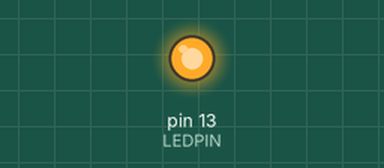
Simulated run of this sketch. Board: Arduino Uno, built with avr-gcc and run on an emulated ATmega328P. Shown: output pins drawn as LEDs (lit = HIGH).

Above: at 0.09 s.
At 6.8 s:
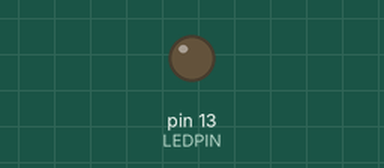
Timing chart, 0 to 15.6 s (numbered marks = the images above):
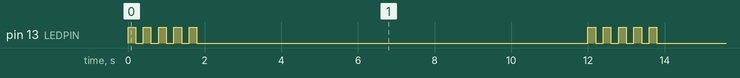

The sketch:

Timer_interrupt_sample.ino
```cpp
/*
 * http://www.engblaze.com/microcontroller-tutorial-avr-and-arduino-timer-interrupts/
 *
 * T = timer period, f = clock frequency
 * T = 1 / f
 * T = 1 / 1 MHz = 1 / 10^6 Hz
 * T = (1 * 10^-6) s

Timer0
Timer0 is an 8-bit timer, meaning its counter register can record a maximum value of 255
(the same as an unsigned 8-bit byte).
Timer0 is used by native Arduino timing functions such as delay() and millis(),
so you Arduino users shouldn’t mess with it unless you’re comfortable with the consequences.

Timer1
Timer1 is a 16-bit timer, with a maximum counter value of 65535 (an unsigned 16-bit integer).
The Arduino Servo library uses this timer, so be aware if you use it in your projects.

No playground Arduino há uma série de libraries de Timer, optei por esta:
http://playground.arduino.cc/Code/Timer1

Timer2
Timer2 is an 8-bit timer that is very similar to Timer0.
It is utilized by the Arduino tone() function


Configuring and running the timer

In order to use these timers, we need to set them up, then make them start running.
To do this, we’ll use built-in registers on the AVR chip that store timer settings.
Each timer has a number of registers that do various things.
Two of these registers hold setup values, and are called TCCRxA and TCCRxB,
where x is the timer number (TCCR1A and TCCR1B, etc.).
TCCR stands for Timer/Counter Control Register.
Each register holds 8 bits, and each bit stores a configuration value.
Here are the details, taken from the ATmega328 datasheet:

TCCR1A - Timer/Counter Control Register A
  Bit           7       6       5       4     3   2     1     0
  (0x80)      COM1A1  COM1A0  COM1B1  COM1B0  -   -   WGM11 WGM10
  Read/Write   R/W     R/W     R/W     R/W    R   R    R/W   R/W
  InitialValue  0       0       0       0     0   0     0     0

TCCR1B - Timer/Counter Control Register B
  Bit           7       6       5       4     3    2    1     0
  (0x81)      ICNC1   ICES1     -     WGM13 WGM12 CS12 CS11  CS10
  Read/Write   R/W     R/W     R/W     R/W    R    R    R/W  R/W
  InitialValue  0       0       0       0     0    0     0    0

 To start using our timer, the most important settings are the last three bits in
 TCCR1B, CS12, CS11, and CS10.
 These dictate the timer clock setting.
 By setting these bits in various combinations, we can tell the timer to run at different speeds.
 Here’s the relevant table from the datasheet:

CS12  CS11  CS10
 0     0     0     No clock source (Timer/Counter stopped)
 0     0     1     CLKio/1 (No prescaling)
 0     1     0     CLKio/8 (From prescaler)
 0     1     1     CLKio/64 (From prescaler)
 1     0     0     CLKio/256 (From prescaler)
 1     0     1     CLKio/1024 (From prescaler)
 1     1     0     External clock source on T1 pin. Clock on falling edge.
 1     1     1     External clock source on T1 pin. Clock on rising edge.

By default, these bits are set to zero.  Let’s use a simple example, and say that we
want to have Timer1 run at clock speed, with one count per clock cycle. When it overflows,
we’ll run an Interrupt Service Routine (ISR) that toggles a LED tied to pin 2 on or off.

/*
void setup()
{
    pinMode(LEDPIN, OUTPUT);

    // initialize Timer1
    cli();             // disable global interrupts
    TCCR1A = 0;        // set entire TCCR1A register to 0
    TCCR1B = 0;

    // enable Timer1 overflow interrupt:
    TIMSK1 = (1 << TOIE1);
    // Set CS10 bit so timer runs at clock speed:
    TCCR1B |= (1 << CS10);
    // enable global interrupts:
    sei();
}

You’ll notice that we used a new register, TIMSK1. This is the Timer/Counter1 Interrupt
Mask Register. It controls which interrupts the timer can trigger. Setting the TOIE1 bit
tells the timer to trigger an interrupt when the timer overflows.
We can also set other bits to trigger other interrupts.

Once we set the CS10 bit, the timer is running, and since we’ve enabled an overflow
interrupt, it will call the ISR(TIMER1_OVF_vect) whenever the timer overflows.

Next, we can define the ISR:

ISR(TIMER1_OVF_vect) {
    digitalWrite(LEDPIN, !digitalRead(LEDPIN));
}

Now we’re free to define our loop() and our LED will toggle on and off regardless of what’s
happening in the main program. To turn the timer off, we can set TCCR1B = 0 at any time.

However, let’s think about how this will work. Using the code we’ve written, how fast will our LED blink?

We’ve set Timer1 to interrupt on an overflow, and let’s assume we’re using an ATmega328
with a 16MHz clock. Since Timer1 is 16 bits, it can hold a maximum value of (2^16 – 1), or 65535.
At 16MHz, we’ll go through one clock cycle every 1/(16*10^6) seconds, or 6.25e-8 s.
That means 65535 timer counts will elapse in (65535 * 6.25e-8s) and our ISR will trigger in,oh…
about 0.0041 seconds. Then again and again, every four thousandths of a second after that. Oops.
At this rate, we probably won’t even be able to detect blinking. If anything, we’ve created an extremely
fast PWM signal for the LED that’s running at a 50% duty cycle, so it may appear to be constantly
on but dimmer than normal. An experiment like this shows the amazing power of microprocessors
– even an inexpensive 8-bit chip can process information far faster than we can detect.

Timer prescaling and CTC

Luckily, the good engineers at Atmel thought of this problem, and included some options.
It turns out you can also set the timer to use a prescaler, which allows you to divide your
clock signal by various powers of two, thereby increasing your timer period.
For example, let’s say we’d rather have our LED blink at one second intervals.
Going back to the TCCR1B register, we can use the three CS bits to set a better timer resolution.
If we set CS10 and CS12 using TCCR1B |= (1 << CS10); and TCCR1B |= (1 << CS12);,
we divide our clock source by 1024. This gives us a timer resolution of 1/(16*10^6 / 1024),
or 6.4e-5 seconds. Now the timer will overflow every (65535 * 6.4e-5s), or 4.194s.
Hm, too long. What can we do?

It turns out there’s another mode of operation for AVR timers. This mode is called
Clear Timer on Compare Match, or CTC. Instead of counting until an overflow occurs,
the timer compares its count to a value that was previously stored in a register.
When the count matches that value, the timer can either set a flag or trigger
an interrupt, just like the overflow case.

To use CTC, let’s start by figuring out how many counts we need to get to our one second
interval. Assuming we keep the 1024 prescaler as before, we’ll calculate as follows:

(target time) = (timer resolution) * (# timer counts + 1)

and rearrange to get

(# timer counts + 1) = (target time) / (timer resolution)
(# timer counts + 1) = (1 s) / (6.4e-5 s)
(# timer counts + 1) = 15625
(# timer counts) = 15625 - 1 = 15624

Why did we add the extra +1 to our number of timer counts? In CTC mode, when the timer
matches our desired count it will reset itself to zero. This takes one clock cycle to
perform, so we need to factor that into our calculations. In many cases, one timer tick
isn’t a huge deal, but if you have a time-critical application it can make all the
difference in the world.

Now we can rewrite our setup() function to configure the timer for these settings:

*/

// avr-libc library includes
#include <avr/io.h>
#include <avr/interrupt.h>

#define LEDPIN 13

void setup()
{
    pinMode(LEDPIN, OUTPUT);

    // initialize Timer1
    cli();          // disable global interrupts
    TCCR1A = 0;     // set entire TCCR1A register to 0
    TCCR1B = 0;     // same for TCCR1B

    // set compare match register to desired timer count:
    OCR1A = 15624/5;  //15624 = 1seg;
    // turn on CTC mode:
    TCCR1B |= (1 << WGM12);
    // Set CS10 and CS12 bits for 1024 prescaler:
    TCCR1B |= (1 << CS10);
    TCCR1B |= (1 << CS12);
    // enable timer compare interrupt:
    TIMSK1 |= (1 << OCIE1A);
    sei();          // enable global interrupts
}
void loop()
{
  //loop principal. a manipulação do led é feita na ISR
}

/*
 * And we’ll need to replace our overflow ISR with a compare match version:

ISR(TIMER1_COMPA_vect)
{
    digitalWrite(LEDPIN, !digitalRead(LEDPIN));
}

Keep in mind that you can use the built-in ISRs to extend timer functionality. For example,
if you wanted to read a sensor every 10 seconds, there’s no timer setup that can go
this long without overflowing. However, you can use the ISR to increment a counter variable
in your program once per second, then read the sensor when the variable hits 10.
Using the same CTC setup as in our previous example, our ISR would look something like this:

*/

volatile byte seconds=0;
volatile byte i;
volatile byte pause = 0;
#define TIMEOUT_SECONDS 10  //10 interrupções blink (5 high, 5 low)
#define TIMEOUT_PAUSE 50    //5 interrupçoes de pause
ISR(TIMER1_COMPA_vect)
{
    if (seconds == TIMEOUT_SECONDS){
      pause++;
      if (pause == TIMEOUT_PAUSE) {
        seconds = 0;
        pause = 0;
      }
//        digitalWrite(LEDPIN, !digitalRead(LEDPIN));
//        for (i=0; i<11; i++){
//          digitalWrite(LEDPIN, HIGH); delay(300);
//          digitalWrite(LEDPIN, LOW); //delay(100);
//        }
//        readMySensor();
    }
    else {
      digitalWrite(LEDPIN, !digitalRead(LEDPIN));
      seconds++;
    }
}

/*
Note that in order for a variable to be modified within an ISR, it must be declared as
volatile. In this case, we’d need to declare volatile byte seconds; or similar at the
beginning of our program.

This tutorial covers the basics of timers. As you start to understand the underlying
concepts, you’ll want to check the datasheet for more information on your particular chip.
Datasheets are readily available on Atmel’s website. To find them, navigate to the page for
your device (8-bit AVRs found here):
http://www.atmel.com/products/AVR/default.asp?category_id=163&family_id=607
or do a search for your chip model. There’s a lot of information to wade through, but the
documentation is surprisingly readable if you have the patience.

Otherwise, experiment and have fun!  Check out our other tutorials
http://www.engblaze.com/category/tutorials/
if you’re looking for more knowledge, or sign up for our email newsletter for future AVR
and Arduino updates.
 */


/*
 * Abaixo, outra forma:
 * Led pisca de 1 em 1 segundo
 *
void setup()
{
  pinMode(ledPin, OUTPUT);

  // Configuração do timer1
  TCCR1A = 0;                        //confira timer para operação normal pinos OC1A e OC1B desconectados
  TCCR1B = 0;                        //limpa registrador
  TCCR1B |= (1<<CS10)|(1 << CS12);   // configura prescaler para 1024: CS12 = 1 e CS10 = 1

  TCNT1 = 0xC2F7;                    // incia timer com valor para que estouro ocorra em 1 segundo
                                     // 65536-(16MHz/1024/1Hz) = 49911 = 0xC2F7

  TIMSK1 |= (1 << TOIE1);           // habilita a interrupção do TIMER1
}

void loop()
{
  //loop principal. a manipulação do led é feita na ISR
}


ISR(TIMER1_OVF_vect)                              //interrupção do TIMER1
{
  TCNT1 = 0xC2F7;                                 // Renicia TIMER
  digitalWrite(ledPin, digitalRead(ledPin) ^ 1);  //inverte estado do led
}
*/
```

Measured:
- by itself, pin 13 (LEDPIN): repeats every 12.0 s: 3 × (HIGH 0.20 s, LOW 0.20 s), HIGH 0.20 s, LOW 10.2 s, HIGH 0.20 s, LOW 0.20 s
- by itself, everything shown: repeats every 12.0 s, in 10 steps
